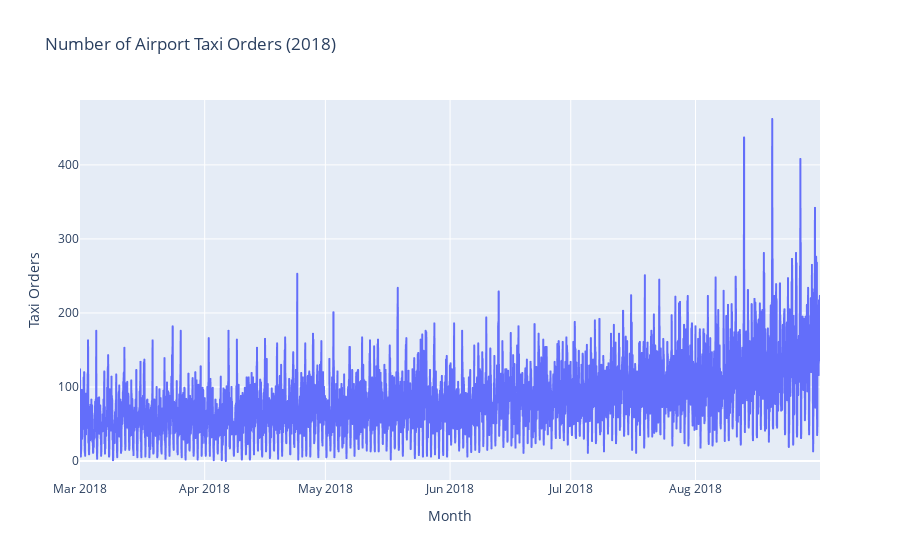

Source (notebook cell):
### Markdown cell above
`data plotting`

### Code cell
fig = px.line(data,
             title="Number of Airport Taxi Orders (2018)",
              labels={
                     "datetime": "Month",
                     "value": "Taxi Orders"
                 })

fig.update_layout(showlegend=False)

fig.show()

### Figure 1 — Plotly figure (JSON) as saved in the notebook; plotly's stock layout.template omitted (floating-point values rounded to 4 significant figures; data arrays with more than 128 entries replaced by an {"elided": "..."} marker saying what was removed)
{"data": [{"hovertemplate": "variable=num_orders<br>Month=%{x}<br>Taxi Orders=%{y}<extra></extra>", "legendgroup": "num_orders", "line": {"color": "#636efa", "dash": "solid"}, "marker": {"symbol": "circle"}, "mode": "lines", "name": "num_orders", "showlegend": true, "type": "scattergl", "x": {"elided": "4416 str values"}, "xaxis": "x", "y": {"elided": "4416 int values"}, "yaxis": "y"}], "layout": {"legend": {"title": {"text": "variable"}, "tracegroupgap": 0}, "showlegend": false, "title": {"text": "Number of Airport Taxi Orders (2018)"}, "xaxis": {"anchor": "y", "domain": [0, 1], "title": {"text": "Month"}}, "yaxis": {"anchor": "x", "domain": [0, 1], "title": {"text": "Taxi Orders"}}}}
